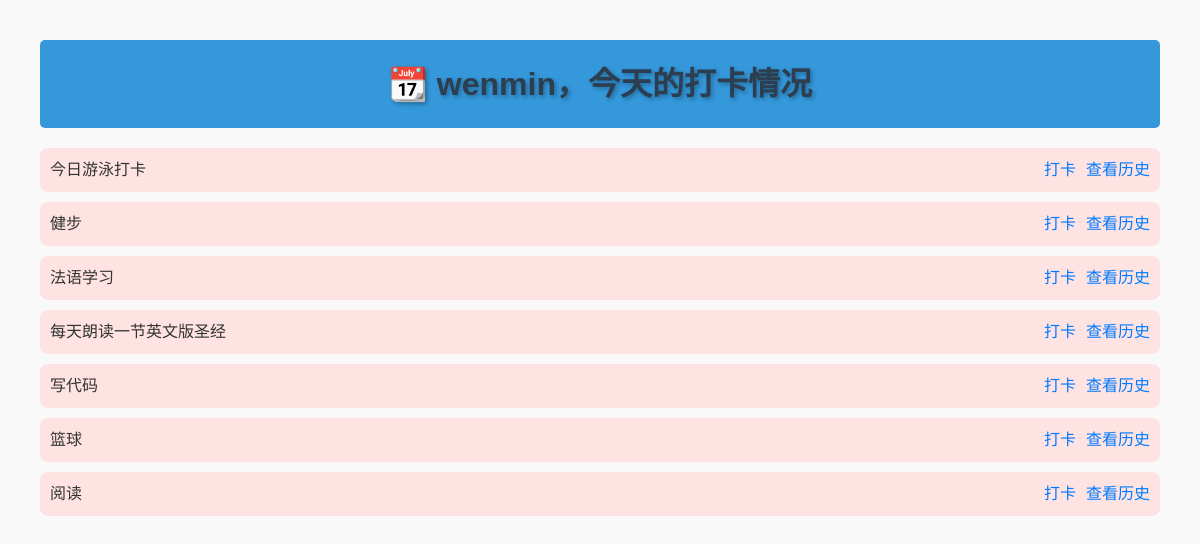
/habits/ (signed in), run on an earlier commit of the app's database.
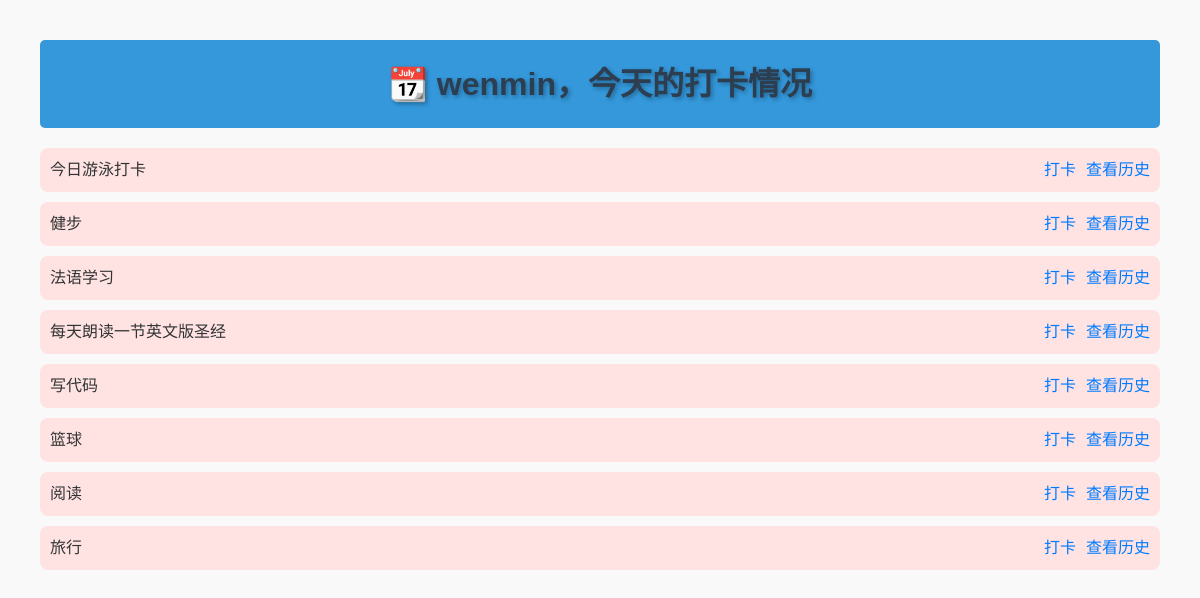
And on a later commit of the database.
### learning_logs/models.py (models this page shows, shortened)
class Habit(models.Model):
    name = models.CharField(max_length=100)
    owner = models.ForeignKey(User, on_delete=models.CASCADE, related_name='user_habits')
    created_at = models.DateTimeField(auto_now_add=True)

### learning_logs/views.py (the view)
# urls.py: path('habits/', views.habits, name='habits'),
@login_required
def habits(request):
    today = timezone.now().date()
    habits = Habit.objects.filter(owner=request.user)
    checked_habits = set(
        HabitCheckin.objects.filter(
            habit__in=habits,
            date=today
        ).values_list('habit_id', flat=True)
    )
    habit_status = {}
    for habit in habits:
        habit_status[habit] = habit.id in checked_habits
    context = {'habit_status': habit_status}
    return render(request, 'learning_logs/habits.html', context)

### learning_logs/templates/learning_logs/habits.html (shortened to what this page needs)
<!DOCTYPE html>
<html>
<head>
    {% load static %}
    <link rel="stylesheet" href="{% static 'learning_log/style.css' %}">
</head>
<body>
    <h1>📆 {{ request.user.username }}，今天的打卡情况</h1>
    {% for habit, checked_in in habit_status.items %}
        <div class="habit {% if checked_in %}done{% else %}not-done{% endif %}">
            <span>{{ habit.name }}</span>
            <div class="habit-actions">
                {% if not checked_in %}
                    <a href="{% url 'learning_logs:checkin' habit.id %}">打卡</a>
                {% endif %}
                <a href="{% url 'learning_logs:habit_history' habit.id %}">查看历史</a>
            </div>
        </div>
    {% empty %}
        <p>你还没有创建任何习惯。</p>
    {% endfor %}
</body>
</html>

What changed in the data, as far as the page shows it:
added Habit: name "旅行"
